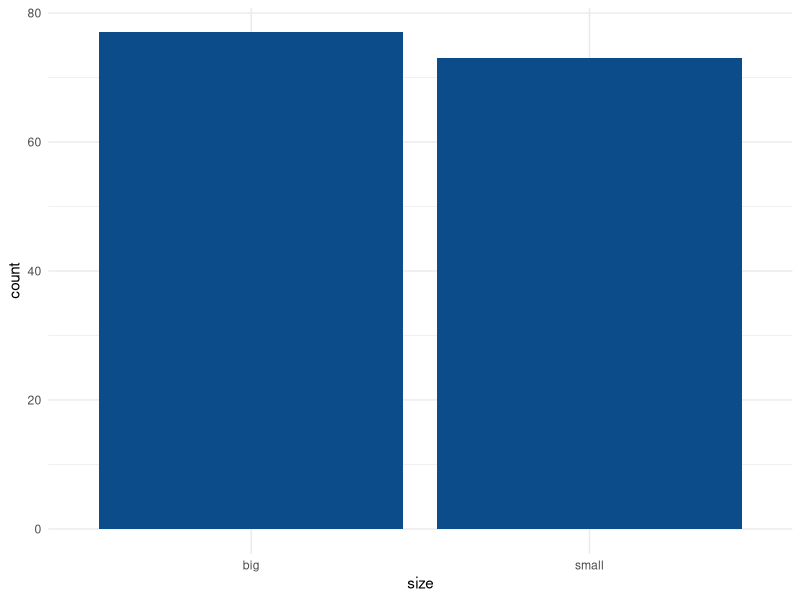
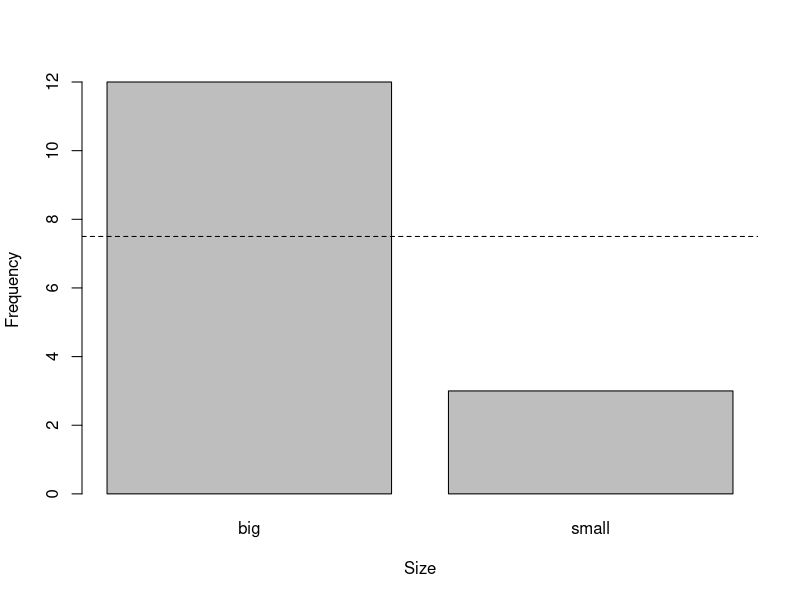
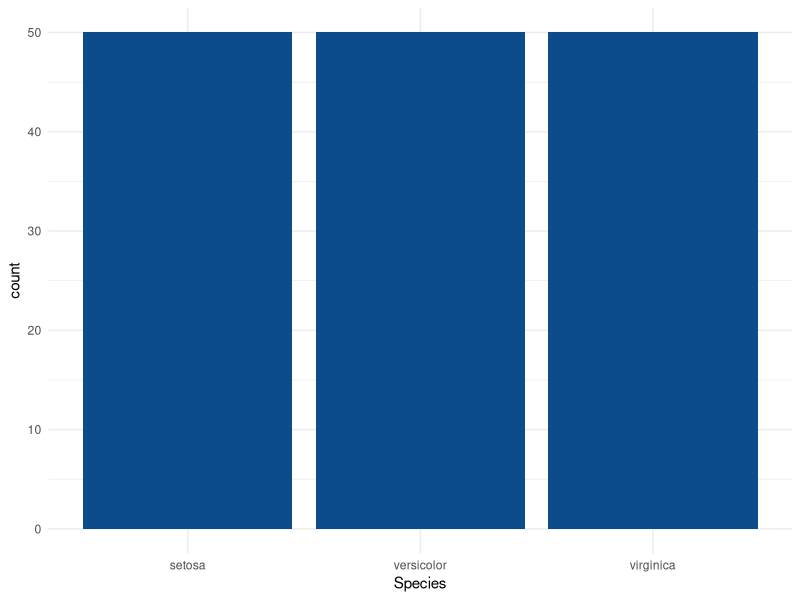
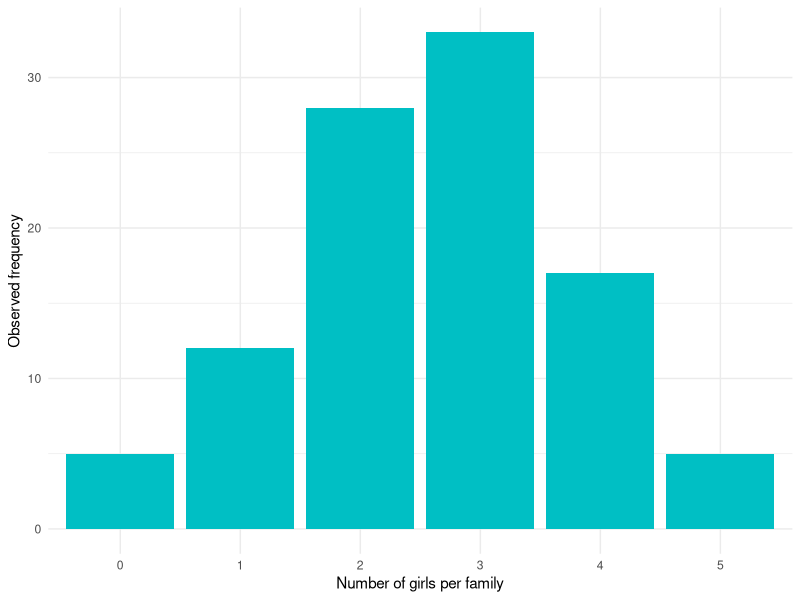
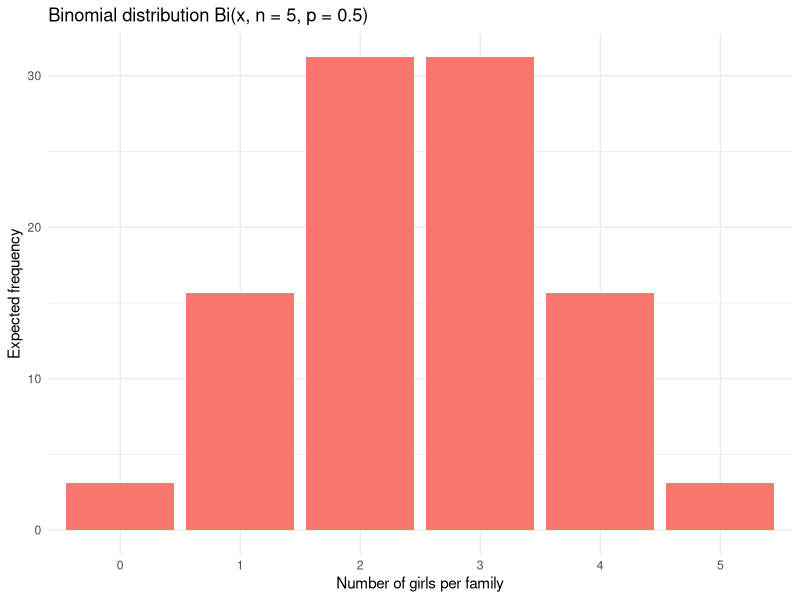
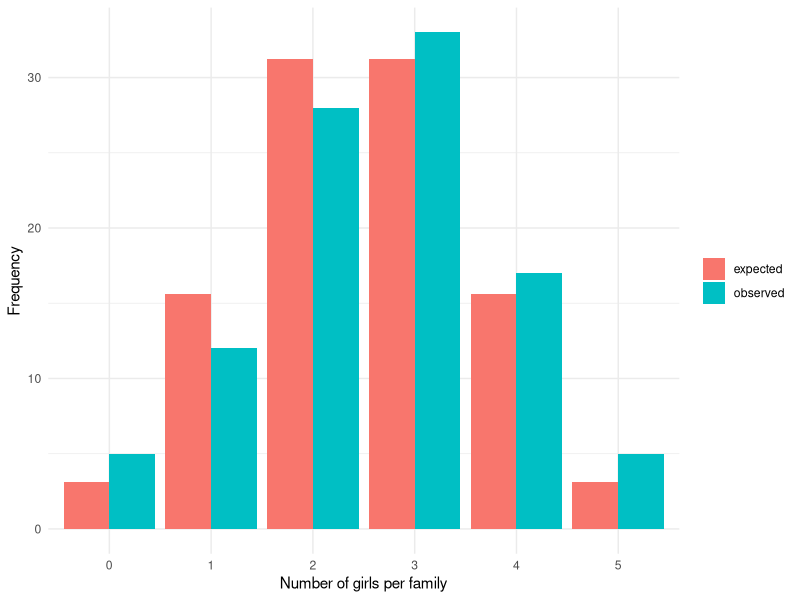
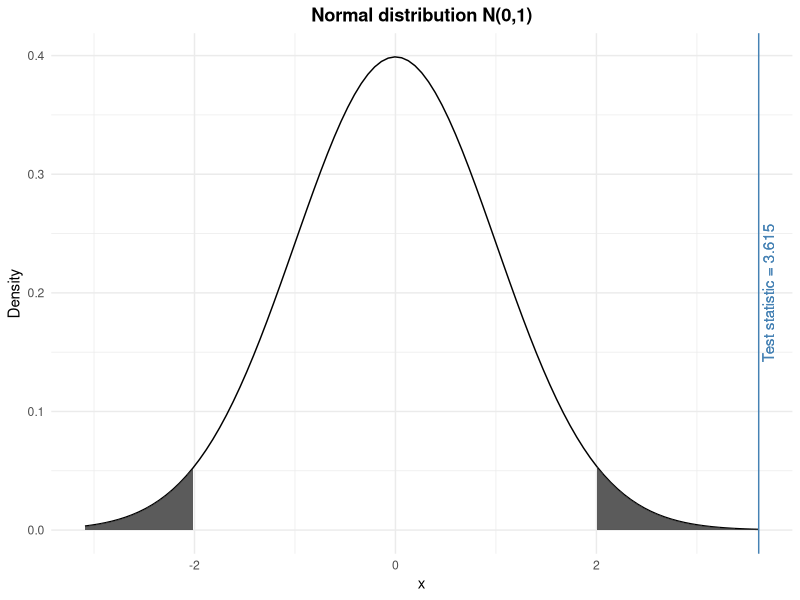
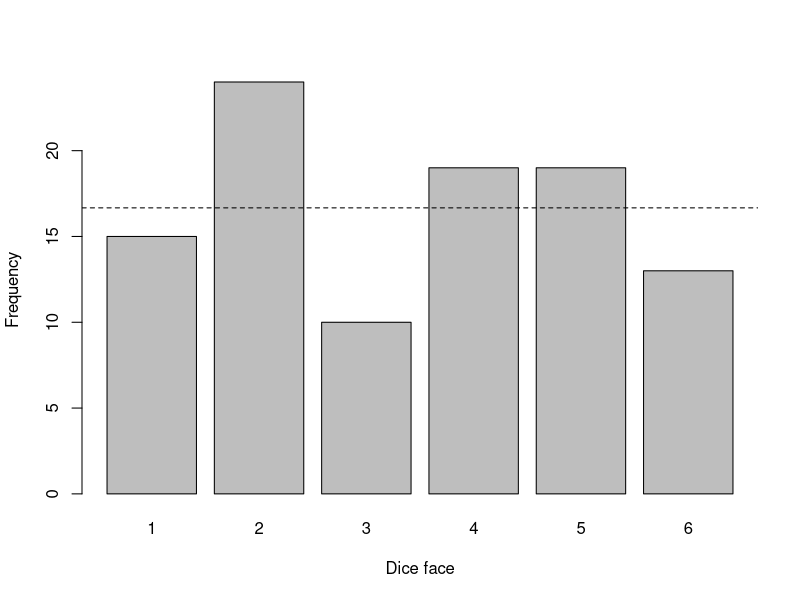

R code for these plots, in order:
## ---- chunk 1
knitr::opts_chunk$set(
  fig.align = "center",
  out.width = "100%"
)
## ---- chunk 2
# load iris dataset
dat <- iris

# create size variable
dat$size <- ifelse(dat$Sepal.Length < median(dat$Sepal.Length),
  "small", "big"
)

# show first 5 observations
head(dat, n = 5)
## ---- chunk 3
# barplot
library(ggplot2)
ggplot(dat) +
  aes(x = size) +
  geom_bar(fill = "#0c4c8a") +
  theme_minimal()

# counts by size
table(dat$size)

# proportions by size, rounded to 2 decimals
round(prop.table(table(dat$size)), 2)
## ---- chunk 4
# one-proportion test
test <- prop.test(
  x = 77, # number of successes
  n = 150, # total number of trials (77 + 73)
  p = 0.5
) # we test for equal proportion so prob = 0.5 in each group

test
## ---- chunk 5
# barplot
barplot(c(12, 3), # observed counts
  names.arg = c("big", "small"), # rename labels
  ylab = "Frequency", # y-axis label
  xlab = "Size" # x-axis label
)
abline(
  h = 15 / 2, # expected counts in each level
  lty = 2 # dashed line
) 

# exact binomial test
test <- binom.test(
  x = 12, # counts of successes
  n = 15, # total counts (12 + 3)
  p = 0.5 # expected proportion
)

test
## ---- chunk 6
test <- binom.test(
  x = 12, # counts of successes
  n = 15, # total counts (12 + 3)
  p = 0.5, # expected proportion
  alternative = "greater" # test that prop of big flowers is > 0.5
)

test
## ---- chunk 7
# barplot
ggplot(dat) +
  aes(x = Species) +
  geom_bar(fill = "#0c4c8a") +
  theme_minimal()

# counts by Species
table(dat$Species)
## ---- chunk 8
# goodness of fit test
test <- chisq.test(table(dat$Species), # observed proportions
  p = c(1 / 3, 1 / 3, 1 / 3) # expected proportions
)

test
## ---- chunk 9
set.seed(42)
n <- 100
size <- 5
p <- 0.5
num_girls <- rbinom(
  n = n,
  size = size,
  p = p
)

dat <- data.frame(table(num_girls))
dat$Relative_freq <- dat$Freq / n
colnames(dat) <- c("Girls", "Frequency", "Relative_freq")

# barplot
ggplot(dat) +
  aes(x = Girls, weight = Frequency) +
  geom_bar(fill = "#00BFC4") +
  theme_minimal() +
  xlab("Number of girls per family") +
  ylab("Observed frequency")
## ---- chunk 10
# counts
dat
## ---- chunk 11
# create expected frequencies for a binomial distribution
x <- 0:5
df <- data.frame(
  Girls = factor(x),
  Expected_relative_freq = dbinom(x, size = 5, prob = 0.5)
)
df$Expected_freq <- df$Expected_relative_freq * 100 # *100 since there are 100 families

# create barplot
p <- ggplot(df, aes(x = Girls, y = Expected_freq)) +
  geom_bar(stat = "identity", fill = "#F8766D") +
  xlab("Number of girls per family") +
  ylab("Expected frequency") +
  labs(title = "Binomial distribution Bi(x, n = 5, p = 0.5)") +
  theme_minimal()
p

# expected relative frequencies and (absolute) frequencies
df
## ---- chunk 12
# create data
data <- data.frame(
  num_girls = factor(rep(c(0:5), times = 2)),
  Freq = c(dat$Freq, df$Expected_freq),
  obs_exp = c(rep("observed", 6), rep("expected", 6))
)

# create plot
ggplot() +
  geom_bar(
    data = data, aes(
      x = num_girls, y = Freq,
      fill = obs_exp
    ),
    position = "dodge", # bar next to each other
    stat = "identity"
  ) +
  ylab("Frequency") +
  xlab("Number of girls per family") +
  theme_minimal() +
  theme(legend.title = element_blank()) # remove legend title
## ---- chunk 13
# goodness of fit test
test <- chisq.test(dat$Freq, # observed frequencies
  p = df$Expected_relative_freq # expected proportions
)

test
## ---- chunk 14
funcShaded <- function(x) {
  y <- dnorm(x,
    mean = 0,
    sd = 1
  )
  y[x <= 1.96 & x >= -1.96] <- NA
  return(y)
}
p <- ggplot(data.frame(x = c(qnorm(0.999, mean = 0, sd = 1, lower.tail = FALSE), qnorm(0.999, mean = 0, sd = 1, lower.tail = TRUE))), aes(x = x)) +
  stat_function(fun = dnorm, args = list(mean = 0, sd = 1)) +
  stat_function(fun = funcShaded, geom = "area", alpha = 0.8) +
  theme_minimal() +
  geom_vline(xintercept = 3.615, color = "steelblue") +
  geom_text(aes(x = 3.615, label = "Test statistic = 3.615", y = 0.2), colour = "steelblue", angle = 90, vjust = 1.3, text = element_text(size = 11)) +
  ggtitle(paste0("Normal distribution N(0,1)")) +
  theme(plot.title = element_text(face = "bold", hjust = 0.5)) +
  ylab("Density") +
  xlab("x")
p
## ---- chunk 15
# one-proportion test
test <- prop.test(
  x = 67, # number of heads
  n = 100, # number of trials
  p = 0.5 # expected probability of heads
)

test
## ---- chunk 16
set.seed(42)
dice_face <- sample(x = 1:6, size = 100, replace = TRUE)
barplot(table(dice_face),
  xlab = "Dice face",
  ylab = "Frequency"
)
abline(
  h = 100 / 6, # expected counts in each level
  lty = 2 # dashed line
)

table(dice_face)
## ---- chunk 17
dat <- data.frame(
  observed_freq = table(dice_face),
  expected_freq = round(100 / 6, 2)
)

colnames(dat) <- c("dice_face", "observed_freq", "expected_freq")
dat
## ---- chunk 18
funcShaded <- function(x) {
  y <- dchisq(x, df = 5)
  y[x < 11.0705] <- NA
  return(y)
}
p <- ggplot(data.frame(x = c(qchisq(0.99999, df = 5, lower.tail = FALSE), qchisq(0.99999, df = 5, lower.tail = TRUE))), aes(x = x)) +
  stat_function(fun = dchisq, args = list(df = 5)) +
  stat_function(fun = funcShaded, geom = "area", alpha = 0.8) +
  theme_minimal() +
  geom_vline(xintercept = 7.52, color = "steelblue") +
  geom_text(aes(x = 7.52, label = "Test statistic = 7.52", y = 0.1), colour = "steelblue", angle = 90, vjust = 1.3, text = element_text(size = 11)) +
  ggtitle("Chi-square distribution (df = 5)") +
  theme(plot.title = element_text(face = "bold", hjust = 0.5)) +
  ylab("Density") +
  xlab("x")
p
## ---- chunk 19
# goodness of fit test
test <- chisq.test(dat$observed_freq, # observed frequencies for each dice face
  p = rep(1 / 6, 6) # expected probabilities for each dice face
)

test
